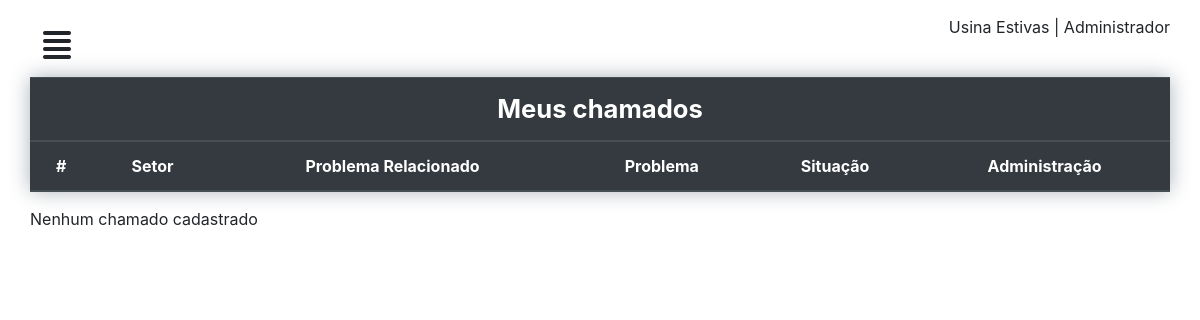
The app's page /perfil/ (signed in), older data.
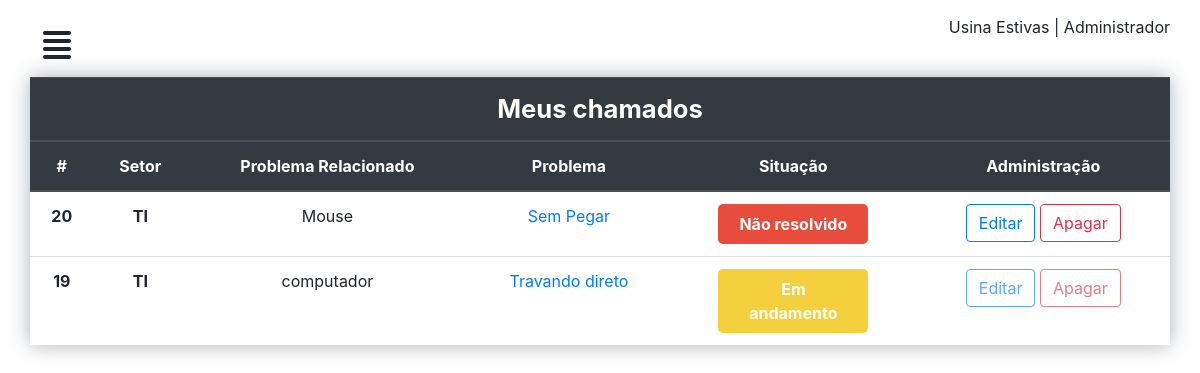
The same page, newer data.
### chamados/models.py (models this page shows)
class Chamado(models.Model):
	setor = models.CharField('Setor', max_length=50)
	problema = models.TextField('problema')
	situacao = models.IntegerField('situacao', default=1)
	user = models.ForeignKey(CustomUser, on_delete=models.CASCADE)
	relacao = models.ForeignKey(ProblemaRelacionado, on_delete=models.CASCADE)
	comentario = models.TextField('comentario', null=True)

class ProblemaRelacionado(models.Model):
	relacao = models.CharField('problema relacionado', max_length=50)
	def __str__(self):
		return self.relacao

### chamados/views.py (the view)
# urls.py: path('perfil/', perfil, name="perfil"),
@login_required
def perfil(request):
	chamados = Chamado.objects.filter(user=request.user).order_by('-id')
	contexto = {
	'lista_chamado': chamados
	}
	return render(request, 'dashboard/chamados.html', contexto)

### chamados/templates/dashboard/chamados.html (shortened to what this page needs)
{% extends "dashboard/baseperfil.html" %}
{% load static %}
{% block title %}
<link rel="stylesheet" type="text/css" href="{% static 'css/mycall.css' %}" />
{% endblock %}
{% block conteudo %}
<div id="mycall">
  <div class="row">
    <div class="col-12">
     <table class="table">
      <thead class="thead-dark">
        <tr>
          <th class="titleTable" colspan="6" scope="col">Meus chamados</th>
        </tr>
      </thead>
      <thead class="thead-dark">
        <tr>
          <th scope="col">#</th>
          <th scope="col">Setor</th>
          <th scope="col">Problema Relacionado</th>
          <th scope="col">Problema</th>
          <th scope="col">Situação</th>
          <th scope="col">Administração</th>
        </tr>
      </thead>
      <tbody>
        <tr>
          {% for chamado in lista_chamado %}
          <th scope="row">{{chamado.id}}</th>
          <th scope="row">{{chamado.setor}}</th>
          <td >{{chamado.relacao}}</td>
          <td ><a href="#">{{chamado.problema}}</a></td>
          <td > {% if chamado.situacao == 1 %} <span class="open"> Não resolvido </span> {% elif chamado.situacao == 2 %}<span class="progressCall">Em andamento </span> {% else %} <span class="completed">Resolvido </span>{% endif %}</td>
          <td> {% if chamado.situacao == 1 %} <a href="{% url 'editar' chamado.id %}"> <button type="button" class="btn btn-outline-primary">Editar</button> </a> <a href="{% url 'apagar' chamado.id %}"><button type="button" class="btn btn-outline-danger">Apagar</button></a> {% else %} <a href="{% url 'editar' chamado.id %}"> <button type="button" class="btn btn-outline-primary" disabled="">Editar</button></a> <a href="{% url 'apagar' chamado.id %}"><button type="button" class="btn btn-outline-danger" disabled="">Apagar</button> </a>{% endif %}</td>
        </tr>
        {% empty %}
      </tbody>
    </table>
    <p>Nenhum chamado cadastrado</p>
  </div>
</div>
</div>
{% endfor %}
{% endblock %}

Row changes from the older to the newer data that the page shows:
added Chamado: id "20", setor "TI", relacao "Mouse", problema "Sem Pegar", situacao "Não resolvido"
added Chamado: id "19", setor "TI", relacao "computador", problema "Travando direto", situacao "Em andamento"
Text that changed along with them:
text no longer shown: "Nenhum chamado cadastrado"
